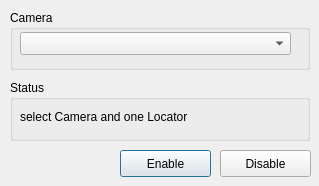
<?xml version="1.0" encoding="UTF-8"?>
<ui version="4.0">
 <class>center3D_Dialog</class>
 <widget class="QDialog" name="ui_DD_tacker_widget">
  <property name="geometry">
   <rect>
    <x>0</x>
    <y>0</y>
    <width>319</width>
    <height>186</height>
   </rect>
  </property>
  <property name="sizePolicy">
   <sizepolicy hsizetype="Fixed" vsizetype="Fixed">
    <horstretch>0</horstretch>
    <verstretch>0</verstretch>
   </sizepolicy>
  </property>
  <property name="windowTitle">
   <string>DD_Tacker - matchmove</string>
  </property>
  <property name="autoFillBackground">
   <bool>false</bool>
  </property>
  <widget class="QWidget" name="centralwidget" native="true">
   <property name="geometry">
    <rect>
     <x>0</x>
     <y>0</y>
     <width>320</width>
     <height>429</height>
    </rect>
   </property>
   <widget class="QGroupBox" name="groupCam">
    <property name="geometry">
     <rect>
      <x>10</x>
      <y>10</y>
      <width>300</width>
      <height>60</height>
     </rect>
    </property>
    <property name="mouseTracking">
     <bool>false</bool>
    </property>
    <property name="autoFillBackground">
     <bool>false</bool>
    </property>
    <property name="title">
     <string>Camera</string>
    </property>
    <property name="flat">
     <bool>false</bool>
    </property>
    <property name="checkable">
     <bool>false</bool>
    </property>
    <widget class="QComboBox" name="listCam">
     <property name="geometry">
      <rect>
       <x>10</x>
       <y>22</y>
       <width>271</width>
       <height>23</height>
      </rect>
     </property>
    </widget>
   </widget>
   <widget class="QGroupBox" name="groupStat">
    <property name="geometry">
     <rect>
      <x>10</x>
      <y>80</y>
      <width>300</width>
      <height>61</height>
     </rect>
    </property>
    <property name="title">
     <string>Status</string>
    </property>
    <widget class="QLabel" name="enbLoc">
     <property name="geometry">
      <rect>
       <x>10</x>
       <y>26</y>
       <width>231</width>
       <height>21</height>
      </rect>
     </property>
     <property name="text">
      <string>select Camera and one Locator</string>
     </property>
    </widget>
   </widget>
   <widget class="QPushButton" name="btnEnable">
    <property name="geometry">
     <rect>
      <x>120</x>
      <y>150</y>
      <width>91</width>
      <height>27</height>
     </rect>
    </property>
    <property name="text">
     <string>Enable</string>
    </property>
   </widget>
   <widget class="QPushButton" name="btnDisable">
    <property name="geometry">
     <rect>
      <x>220</x>
      <y>150</y>
      <width>91</width>
      <height>27</height>
     </rect>
    </property>
    <property name="text">
     <string>Disable</string>
    </property>
   </widget>
  </widget>
 </widget>
 <resources/>
 <connections/>
</ui>
